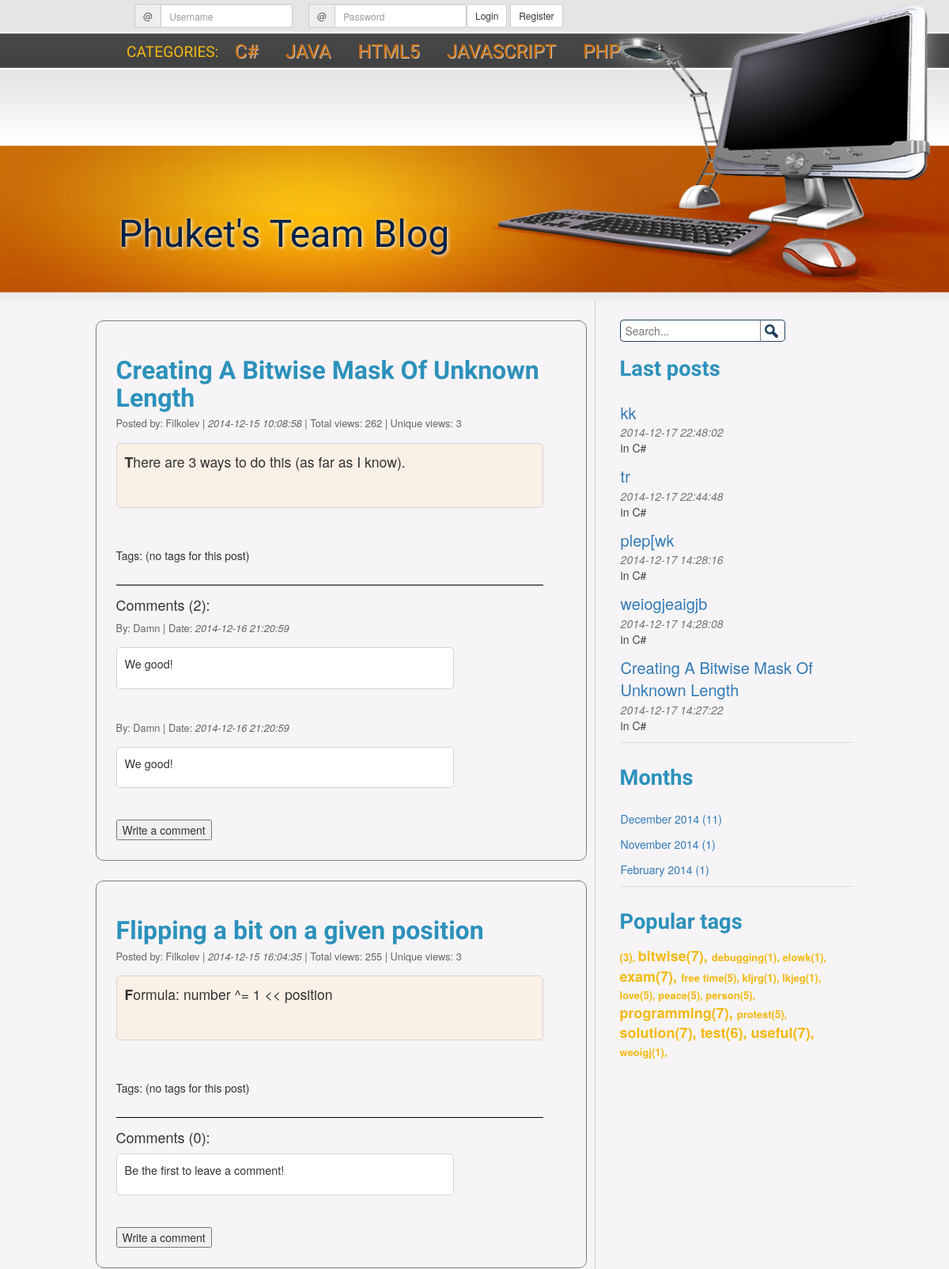
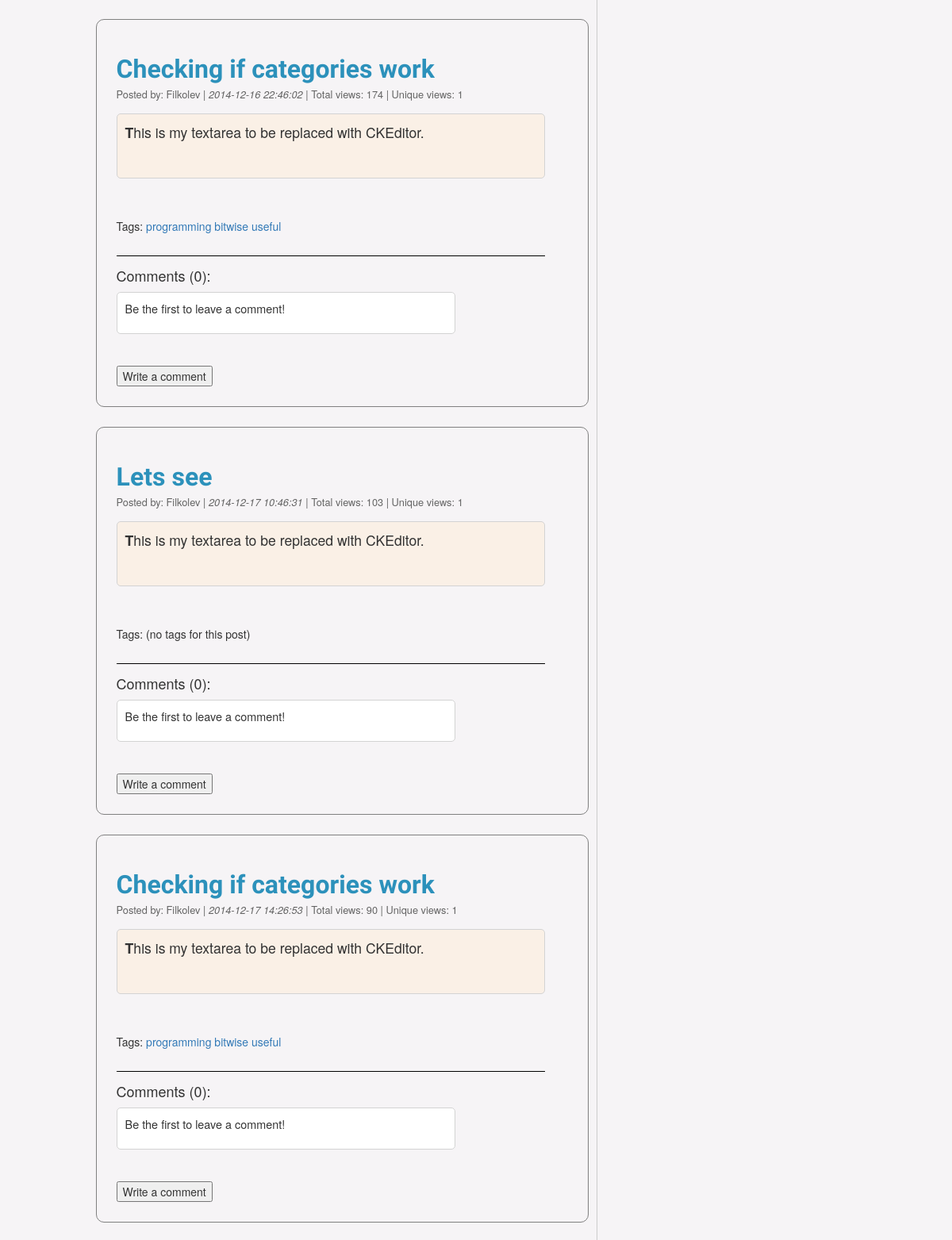
Page /view.php?query=month&month=12&year=2014 (upper part) on the committed database (2 pictures, top to bottom).
### tables this page shows
CREATE TABLE IF NOT EXISTS `categories` (
  `id` int(2) NOT NULL,
  `name` varchar(50) NOT NULL
);

CREATE TABLE IF NOT EXISTS `posts` (
  `id` int(5) NOT NULL,
  `date` datetime NOT NULL DEFAULT CURRENT_TIMESTAMP,
  `title` varchar(500) NOT NULL,
  `text` text NOT NULL,
  `user_id` int(5) NOT NULL,
  `category` int(50) NOT NULL
);

CREATE TABLE IF NOT EXISTS `users` (
  `id` int(11) NOT NULL,
  `name` varchar(150) NOT NULL,
  `username` varchar(65) NOT NULL,
  `email` varchar(65) NOT NULL,
  `password` varchar(500) NOT NULL,
  `city` varchar(30) NOT NULL,
  `country` varchar(30) NOT NULL,
  `type_account` varchar(15) NOT NULL DEFAULT 'user'
);

CREATE TABLE IF NOT EXISTS `comments` (
  `id` int(5) NOT NULL,
  `name` varchar(150) NOT NULL,
  `date` timestamp NOT NULL DEFAULT CURRENT_TIMESTAMP,
  `comment` text NOT NULL,
  `post_id` int(5) NOT NULL
);

CREATE TABLE IF NOT EXISTS `tags` (
  `tags` varchar(50) NOT NULL,
  `post_id` int(5) NOT NULL
);

### article_selection.php (called while the page is built, shortened)
<?php
if ($queryType == 'month') {
    $month = $_GET['month'];
    $year = $_GET['year'];
    $queryType = "SELECT * FROM posts WHERE MONTH(date) = $month AND YEAR(date) = $year";
} else if ($queryType == 'post') {
    $id = $_GET['id'];
    $queryType = "SELECT * FROM posts WHERE id = $id";
} else if ($queryType == 'all') {
    $queryType = "SELECT * FROM posts ORDER BY date DESC LIMIT 0, 5";
} else if ($queryType == 'category') {
    $cat = $_GET['cat'];
    $queryType = "SELECT * FROM posts WHERE  category = $cat";
} else if ($queryType == 'older') {
    $firstPost = $_GET['first'] + 5;
    $lastPost = $_GET['last'] + 5;
    $queryType = "SELECT * FROM posts ORDER BY date DESC LIMIT $firstPost, $lastPost";
} else if ($queryType == 'newer') {
    $firstPost = $_GET['first'] - 5;
    $lastPost = $_GET['last'] - 5;
    $queryType = "SELECT * FROM posts ORDER BY date DESC LIMIT $firstPost, $lastPost";
}
?>

### article.php (the view, shortened to what this page needs)
<?php
require 'article_selection.php';
$arr = $con->query($queryType);
$posts = $arr->fetch_all();
$ip = getUserIP();
if (count($posts) == 0): ?>
<?php endif;
foreach ($posts as $post):
    $userID = $post[4];
    $userName = $con->query("SELECT username FROM users WHERE id = $userID")->fetch_all()[0][0];
    $postID = $post[0];
    $query = "INSERT INTO views (post_id, ip) VALUES ('$postID', '$ip')";
    mysqli_query($con, $query);
    $viewQuery = $con->query("SELECT ip FROM views WHERE post_id = $postID")->fetch_all();
    $totalViews = count($viewQuery);
    $uniqueIPS = array();
    foreach ($viewQuery as $view) {
        $uniqueIPS[] = $view[0];
    }
    $uniqueViews = count(array_unique($uniqueIPS));
    $commentQuery = "SELECT * FROM comments WHERE post_id = $post[0]";
    $comments = $con->query($commentQuery)->fetch_all();
    ?>
    <article>
        <a href="view.php?query=post&id=<?php echo $post[0] ?>"><h1><?php echo $post[2] ?></h1></a>
        <p class="date-and-user">Posted by: <?php echo $userName ?> | <span class="post-date"><?php echo $post[1] ?></span> |
                                 Total views: <?php echo $totalViews ?> | Unique views: <?php echo $uniqueViews ?></p>
        <div class="article-text"><?php echo $post[3] ?></div>
        <?php
        require 'article_tags.php';
        require 'comments.php' ?>
        <button onclick="showCommentForm(<?php echo $post[0]?>)" id="btn-<?php echo $post[0]?>">Write a comment</button>
    </article>
<?php
endforeach;
require 'pagination.php' ?>

### header.php (shortened to what this page needs)
<?php
require 'config.php';
?>
<!DOCTYPE html>
<html>
<head lang="en">
    <link rel="stylesheet" href="css/resetter.css">
    <link rel="stylesheet" href="https://maxcdn.bootstrapcdn.com/bootstrap/3.3.1/css/bootstrap.min.css">
    <link rel="stylesheet" href="css/signup.css">
    <link rel="stylesheet" href="css/style.css">
</head>
<body>
<header>
    <?php
    if (isset($_SESSION['loggedUser'])):
        $userID = $_SESSION['loggedUserID'];
        $query = "SELECT * FROM `users` WHERE id = '$userID'";
        $arrUser = $con->query($query);
        while ($row = mysqli_fetch_assoc($arrUser)){
            $type = $row['type_account'];
        }
        ?>
        <div class="login"><span>Hello, <?php echo $_SESSION['loggedUserName'] ?></span>
            <a href="php/logout.php">
                <button type="button" class="btn btn-default btn-sm ">Logout</button>
            </a>
        <?php
        if ($type == 'admin'):?>
            <a href="writepost.php">
                <button type="button" class="btn btn-default btn-sm ">Write post</button>
            </a>
            </div>
        <?php endif ?>
    <?php
    else :
        ?>
        <form method="post" action="php/login.php">
            <div class="login">
                <div class="input-group input-group-sm loginFields">
                    <span class="input-group-addon">@</span>
                    <input type="text" class="form-control" name="user" placeholder="Username" required="required" pattern="[\w]{3,}" title="At least 3 letters or underscores!">
                </div>
                <div class="input-group input-group-sm loginFields">
                    <span class="input-group-addon">@</span>
                    <input type="password" name="password" class="form-control" placeholder="Password" required="required" pattern=".{4,}" title="At least 4 symbols!">
                </div>
                <button type="submit" name="submit" class="btn btn-default btn-sm ">Login</button>
                <a href="register.php">
                    <button type="button" class="btn btn-default btn-sm ">Register</button>
                </a>
            </div>
        </form>
    <?php endif; ?>
    <nav><p>CATEGORIES:</p>
        <div class="menu">
            <ul>
                <?php
                $sql = "SELECT * FROM categories";
                $result = mysqli_query($con, $sql);
                while($categories = mysqli_fetch_row($result)):
                    ?>
                    <li><a href="view.php?query=category&cat=<?php echo $categories[0] ?>"><?php echo $categories[1] ?></a></li>
                    <?php
                endwhile;
                ?>
            </ul>
        </div>
    </nav>
    <p class="logo"><a href="index.php">Phuket's Team Blog</a></p>
</header>

### article_tags.php
<?php
$tagQuery = "SELECT tags FROM tags WHERE post_id = $post[0] ";
$tagList = $con->query($tagQuery);
$tagList = $tagList->fetch_all(); ?>
<div class="tag-info">Tags:
    <?php
    if (count($tagList) != 0) {
        foreach ($tagList as $tagEntry) { ;?>
            <a href="viewbytags.php?tag=<?php echo $tagEntry[0] ?>" class="tag-entries"><?php echo $tagEntry[0] ?></a>
        <?php
        }
    } else {
        echo " (no tags for this post)";
    }
    ?>
</div>

### comments.php
<div class="comments">
    <h4>Comments (<?php echo count($comments) ?>): </h4>
    <?php
    if (count($comments) == 0): ?>
        <div class="comment-text"><p><?php echo "Be the first to leave a comment!" ?></p></div>
    <?php else:
        foreach ($comments as $comment): ?>
            <p class="date-and-user">By: <?php echo $comment[1] ?> | Date: <span class="post-date"><?php echo $comment[2] ?></span></p>
            <div class="comment-text"><p><?php echo $comment[3] ?></p></div>
        <?php endforeach;
    endif; ?>
</div>

### lastposts.php
<div class="post-lists">
    <form action="viewSearch.php" method="GET">
        <input type="search" name="search" id="search-input" placeholder="Search..."/>
        <input type="submit" class="search-button" value=""/>
    </form>
    <h2>Last posts</h2>
    <ul class="nav nav-tabs">
        <?php
        require 'config.php';
        $lastPostsQuery = "SELECT * FROM posts ORDER BY date DESC LIMIT 0, 5";
        $arr = $con->query($lastPostsQuery);
        while($row = mysqli_fetch_assoc($arr)){
            $title = $row['title'];
            $date = $row['date'];
            $id = $row['id'];
            $cat = $row['category'];
            $category = $con->query("SELECT name FROM categories WHERE id = $cat")->fetch_all()[0][0];
            ?>
            <li><a href="view.php?query=post&id=<?php echo $id ?>">
                    <span class="title"><?php echo $title?></span><br>
                    <span class="date"><?php echo $date?></span> <br>
                    <span class="category">in <?php echo $category?></span>
                </a>
            </li>
        <?php } ?>
    </ul>
</div>

### css/style.css (style rules this page uses)
html { margin: 0; padding: 0; font-size: 16px; }
body { padding: 0; background-color: #f6f4f6; }
header { width:100%; height: 380px; margin: 0 auto; background-image: url("../images/header_bg.jpg"); background-size: 100% 100%; background-repeat: no-repeat; overflow: auto; }
.logo { margin:180px 0 0 150px; font-size: 3rem; text-shadow: #fff 1px 1px 5px; font-family: 'Gloria Hallelujah', cursive; }
.logo a { color:#022046; text-decoration: none; font-size: 3rem; font-family: 'Gloria Hallelujah', cursive; }
nav { margin: 15px 0 0 150px; }
nav p { color: #f3b911; font-size: 1.2rem; font-family: 'Passion One', cursive; float: left; margin: 4px 0 0 10px; }
nav ul li { list-style-type: none; display: inline; padding: 0 10px 0 10px; margin-left: 10px; }
nav ul li a { text-decoration: none; color: #ca6d09; font-size: 1.5rem; font-family: 'Passion One', cursive; text-shadow: #cccccc 1px 1px; }
aside h2 { font-weight: bold; font-size: 1.7rem; font-family: 'Cuprum', sans-serif; color: #2c91bb; margin-bottom: 15px; }
article { margin: 25px 0; border: 1px solid #808080; border-radius: 10px; padding: 25px; }
article h1 { font-family: 'Cuprum', sans-serif; font-size: 2rem; font-weight: bold; margin-bottom: 5px; color: #2c91bb; }
.date-and-user { margin-bottom: 15px; font-family: "Helvetica Neue", Helvetica, Arial, sans-serif; font-size: 0.8rem; color: #646464; }
.article-text { color: #323232; white-space: pre-wrap; font-size: 1.1rem; display: block; width: 95%; border-radius: 5px; padding: 10px; border: 1px solid #d3d3d3; background-color: linen; margin-bottom: 10px; }
.article-text::first-letter { font-weight: bold; }
.comment-text { white-space: pre-wrap; font-size: 0.9rem; border-radius: 5px; padding: 10px; border: 1px solid #d3d3d3; margin-bottom: 40px; background: #ffffff; word-wrap: break-word }
.post-lists { margin-bottom: 30px; }
.post-lists ul li { line-height: 1.42857143; }
.post-lists ul li a { text-decoration: none; }
.input-group { margin-top: 20px; margin-bottom: 20px; }
.tag-info { margin-top: 50px; padding-bottom: 27px; width: 95%; border-bottom: 1px solid black; }
.comments { margin-bottom: 30px; margin-top: 15px; width: 75%; }
.login { margin-left: 150px; margin-top: 5px; height: 28px; }
.loginFields { width: 200px; float: left; margin-left: 20px; margin-bottom: 0; margin-top: 0; }
.nav>li>a { position: relative; padding: 0 0; }
.nav-tabs>li>a { margin-right: 2px; }
#search-input { border: 1px solid #204160; border-right: none; border-bottom-left-radius: 5px; border-top-left-radius: 5px; width: 60%; height: 28px; margin-top: 8%; padding-left: 2%; }
.search-button { float: right; width: 32px; height: 28px; margin-top: 2%; position: absolute; border: 1px solid #204160; border-left: 1px solid gray; border-bottom-right-radius: 5px; border-top-right-radius: 5px; background-image: url("../images/search.png"); }
.post-lists li { float: none; margin: 10px 0; }
.title { font-size: 20px; }
.date { font-style: italic; color: rgba(67, 67, 67, 0.72); }
.category { color: #434343; }
.post-date { font-style: italic; }

### rows in the picture
categories: name "C#"
categories: name "JAVA"
categories: name "HTML5"
categories: name "JAVASCRIPT"
categories: name "PHP"
posts: title "Creating A Bitwise Mask Of Unknown Length", user.username "Filkolev", date "2014-12-15 10:08:58", totalViews "262", uniqueViews "3", text "There are 3 ways to do this (as far as I know).", shows "(no tags for this post)", count($comments) "2"
comments: name "Damn", date "2014-12-16 21:20:59", comment "We good!"
comments: name "Damn", date "2014-12-16 21:20:59", comment "We good!"
posts: title "Flipping a bit on a given position", user.username "Filkolev", date "2014-12-15 16:04:35", totalViews "255", uniqueViews "3", text "Formula: number ^= 1 << position", shows "(no tags for this post)", count($comments) "0", shows "Be the first to leave a comment!"
posts: title "Checking if categories work", user.username "Filkolev", date "2014-12-16 22:46:02", totalViews "174", uniqueViews "1", text "This is my textarea to be replaced with CKEditor.", count($comments) "0", shows "Be the first to leave a comment!"
tags: tags "programming"
tags: tags "bitwise"
tags: tags "useful"
posts: title "Lets see", user.username "Filkolev", date "2014-12-17 10:46:31", totalViews "103", uniqueViews "1", text "This is my textarea to be replaced with CKEditor.", shows "(no tags for this post)", count($comments) "0", shows "Be the first to leave a comment!"
posts: title "Checking if categories work", user.username "Filkolev", date "2014-12-17 14:26:53", totalViews "90", uniqueViews "1", text "This is my textarea to be replaced with CKEditor.", count($comments) "0", shows "Be the first to leave a comment!"
posts: title "kk", date "2014-12-17 22:48:02", category.name "C#"
posts: title "tr", date "2014-12-17 22:44:48", category.name "C#"
posts: title "plep[wk", date "2014-12-17 14:28:16", category.name "C#"
posts: title "weiogjeaigjb", date "2014-12-17 14:28:08", category.name "C#"
posts: title "Creating A Bitwise Mask Of Unknown Length", date "2014-12-17 14:27:22", category.name "C#"

### other values in the picture
$monthName "December"
$year "2014"
$postCount "11"
$monthName "November"
$postCount "1"
$monthName "February"
$count "3"
$tag[tags] "bitwise"
$count "7"
$tag[tags] "debugging"
$count "1"
$tag[tags] "elowk"
$tag[tags] "exam"
$tag[tags] "free time"
$count "5"
